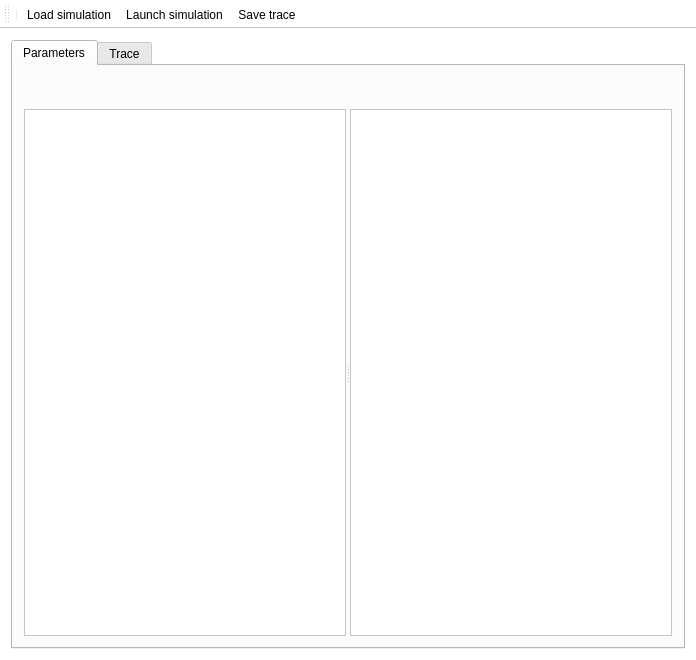
<?xml version="1.0" encoding="UTF-8"?>
<ui version="4.0">
 <class>MainWindow</class>
 <widget class="QMainWindow" name="MainWindow">
  <property name="geometry">
   <rect>
    <x>0</x>
    <y>0</y>
    <width>696</width>
    <height>660</height>
   </rect>
  </property>
  <property name="palette">
   <palette>
    <active>
     <colorrole role="Window">
      <brush brushstyle="SolidPattern">
       <color alpha="255">
        <red>255</red>
        <green>255</green>
        <blue>255</blue>
       </color>
      </brush>
     </colorrole>
    </active>
    <inactive>
     <colorrole role="Window">
      <brush brushstyle="SolidPattern">
       <color alpha="255">
        <red>255</red>
        <green>255</green>
        <blue>255</blue>
       </color>
      </brush>
     </colorrole>
    </inactive>
    <disabled>
     <colorrole role="Window">
      <brush brushstyle="SolidPattern">
       <color alpha="255">
        <red>255</red>
        <green>255</green>
        <blue>255</blue>
       </color>
      </brush>
     </colorrole>
    </disabled>
   </palette>
  </property>
  <property name="windowTitle">
   <string>MainWindow</string>
  </property>
  <widget class="QWidget" name="centralWidget">
   <layout class="QVBoxLayout" name="verticalLayout">
    <item>
     <widget class="QTabWidget" name="tabWidget">
      <property name="currentIndex">
       <number>0</number>
      </property>
      <widget class="QWidget" name="parametersTab">
       <attribute name="title">
        <string>Parameters</string>
       </attribute>
       <layout class="QVBoxLayout" name="verticalLayout_3" stretch="1,20">
        <property name="sizeConstraint">
         <enum>QLayout::SetDefaultConstraint</enum>
        </property>
        <item>
         <widget class="QLabel" name="pathLabel">
          <property name="text">
           <string/>
          </property>
         </widget>
        </item>
        <item>
         <widget class="QSplitter" name="splitter">
          <property name="orientation">
           <enum>Qt::Horizontal</enum>
          </property>
          <widget class="QTableView" name="parametersTableView"/>
          <widget class="QTableView" name="meteoTableView"/>
         </widget>
        </item>
       </layout>
      </widget>
      <widget class="QWidget" name="tab_2">
       <attribute name="title">
        <string>Trace</string>
       </attribute>
       <layout class="QHBoxLayout" name="horizontalLayout_4">
        <item>
         <layout class="QVBoxLayout" name="verticalLayout_2">
          <property name="spacing">
           <number>0</number>
          </property>
          <item>
           <layout class="QHBoxLayout" name="horizontalLayout" stretch="0,0,0,0,0">
            <item>
             <widget class="QPushButton" name="pushButton">
              <property name="sizePolicy">
               <sizepolicy hsizetype="Maximum" vsizetype="Fixed">
                <horstretch>0</horstretch>
                <verstretch>0</verstretch>
               </sizepolicy>
              </property>
              <property name="maximumSize">
               <size>
                <width>80</width>
                <height>16777215</height>
               </size>
              </property>
              <property name="text">
               <string>Save to csv</string>
              </property>
             </widget>
            </item>
            <item>
             <widget class="QLabel" name="label">
              <property name="text">
               <string>Date</string>
              </property>
              <property name="alignment">
               <set>Qt::AlignCenter</set>
              </property>
             </widget>
            </item>
            <item>
             <widget class="QLabel" name="label_4">
              <property name="text">
               <string>Model</string>
              </property>
              <property name="alignment">
               <set>Qt::AlignCenter</set>
              </property>
             </widget>
            </item>
            <item>
             <widget class="QLabel" name="label_2">
              <property name="text">
               <string>Variable</string>
              </property>
              <property name="alignment">
               <set>Qt::AlignCenter</set>
              </property>
             </widget>
            </item>
            <item>
             <widget class="QLabel" name="label_3">
              <property name="text">
               <string>Phase</string>
              </property>
              <property name="alignment">
               <set>Qt::AlignCenter</set>
              </property>
             </widget>
            </item>
           </layout>
          </item>
          <item>
           <layout class="QHBoxLayout" name="horizontalLayout_3">
            <property name="bottomMargin">
             <number>8</number>
            </property>
            <item>
             <widget class="QCheckBox" name="checkBox">
              <property name="minimumSize">
               <size>
                <width>80</width>
                <height>0</height>
               </size>
              </property>
              <property name="text">
               <string>filter null</string>
              </property>
             </widget>
            </item>
            <item>
             <widget class="QLineEdit" name="lineEdit">
              <property name="inputMask">
               <string/>
              </property>
             </widget>
            </item>
            <item>
             <widget class="QLineEdit" name="lineEdit_2"/>
            </item>
            <item>
             <widget class="QLineEdit" name="lineEdit_3"/>
            </item>
            <item>
             <widget class="QLineEdit" name="lineEdit_4"/>
            </item>
           </layout>
          </item>
          <item>
           <widget class="QTableView" name="tableView">
            <property name="autoScroll">
             <bool>false</bool>
            </property>
            <property name="alternatingRowColors">
             <bool>true</bool>
            </property>
           </widget>
          </item>
         </layout>
        </item>
       </layout>
      </widget>
     </widget>
    </item>
   </layout>
  </widget>
  <widget class="QToolBar" name="toolBar">
   <property name="windowTitle">
    <string>toolBar</string>
   </property>
   <attribute name="toolBarArea">
    <enum>TopToolBarArea</enum>
   </attribute>
   <attribute name="toolBarBreak">
    <bool>false</bool>
   </attribute>
   <addaction name="separator"/>
   <addaction name="actionLoad_simulation"/>
   <addaction name="actionLaunch_simulation"/>
   <addaction name="actionSave_trace"/>
  </widget>
  <action name="actionLaunch_simulation">
   <property name="text">
    <string>Launch simulation</string>
   </property>
  </action>
  <action name="actionLoad_simulation">
   <property name="text">
    <string>Load simulation</string>
   </property>
  </action>
  <action name="actionSave_trace">
   <property name="text">
    <string>Save trace</string>
   </property>
  </action>
 </widget>
 <layoutdefault spacing="6" margin="11"/>
 <resources/>
 <connections/>
</ui>
